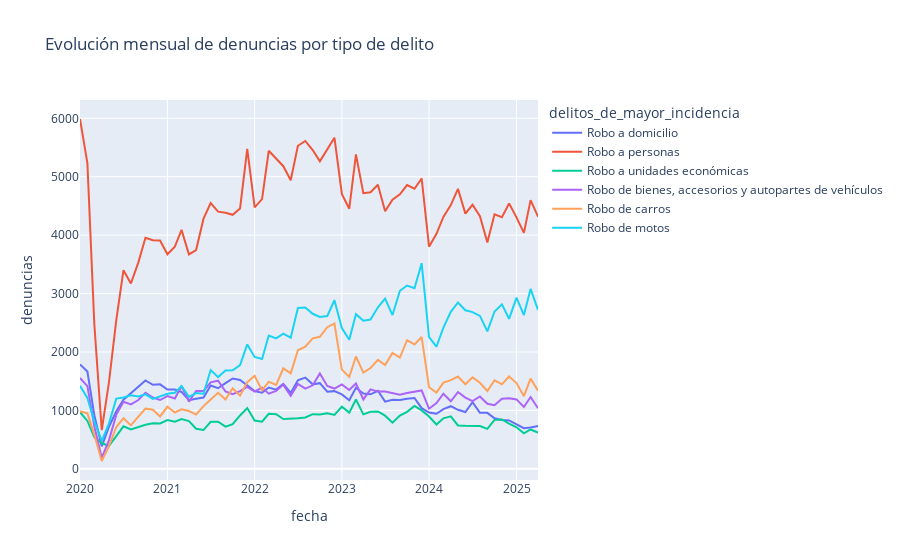

Write notebook code for a chart like this one.
### Markdown cell above
### 📊 Denuncias por tipo de delito

### Code cell
fig = px.line(denuncias_long.groupby(['fecha', 'delitos_de_mayor_incidencia'])['denuncias'].sum().reset_index(),
              x='fecha', y='denuncias', color='delitos_de_mayor_incidencia',
              title='Evolución mensual de denuncias por tipo de delito')
fig.show()
